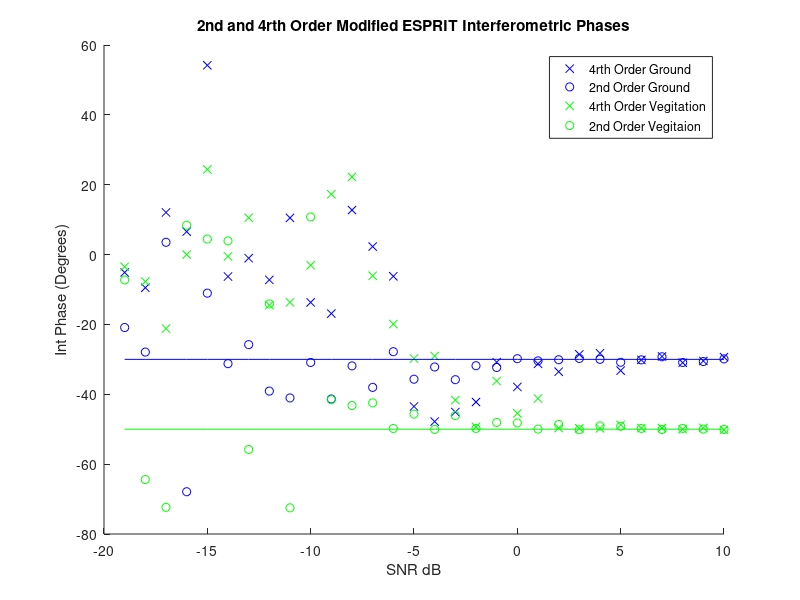

Write MATLAB code to recreate this figure.
%% Afric_Sim_test_ESPRIT
clc;clear;
%% Initializations
alpha = 1; %ground weighting factor
beta = 1;   %veg weighting factor
eye_optimal = 0.3737;

Pol_ground = [1;-1;0]./sqrt(2);
Pol_vegitation = [1;1;1]./sqrt(3);
G_O = 30;
ground_offset = G_O*pi/180; % ground interferomitry offset
V_O = 50;
vegitation_offset = V_O*pi/180;    % veg interferomitry offset

Averaged_samples = 10;
window_optimal = 81;    %size of window
SNR_samples = 30;
second_order = 3;

ground_phase_4=zeros(SNR_samples,1);
ground_mag_4=zeros(SNR_samples,1);
ground_phase_2=zeros(SNR_samples,1);
ground_mag_2=zeros(SNR_samples,1);

vegitation_phase_4=zeros(SNR_samples,1);
vegitation_mag_4=zeros(SNR_samples,1);
vegitation_phase_2=zeros(SNR_samples,1);
vegitation_mag_2=zeros(SNR_samples,1);

sort_ground_4 = zeros(2,1);
sort_vegetation_4 = zeros(2,1);

SNR = zeros(1,SNR_samples);
%% Matrix Construction
for SNR_sample = (1:SNR_samples);
    
    SNR(SNR_sample)=SNR_sample-20;
    Noise = (10^(-SNR(SNR_sample)/20))/sqrt(3);
    
    for unusedvariable = 1:Averaged_samples
        
        g =  Pol_ground*(sqrt(-2*log(1-rand(1,window_optimal))).*exp(1i*2*pi*rand(1,window_optimal)));
        v =  Pol_vegitation*(sqrt(-2*log(1-rand(1,window_optimal))).*exp(1i*2*pi*rand(1,window_optimal)));
        
        s1 = alpha*g + beta*v;
        s2 = alpha*exp(1i*ground_offset)*g + beta*exp(1i*vegitation_offset)*v;
        
        s1_Noise = s1 + Noise*sqrt(-2*log(1-rand(second_order,window_optimal))).*exp(1i*2*pi*rand(second_order,window_optimal));
        s2_Noise = s2 + Noise*sqrt(-2*log(1-rand(second_order,window_optimal))).*exp(1i*2*pi*rand(second_order,window_optimal));
        
        
        %% Fourth Order ESPRIT
        S1_4=[s1_Noise(1,:).*s1_Noise(1,:)
            s1_Noise(2,:).*s1_Noise(2,:)
            s1_Noise(3,:).*s1_Noise(3,:)
            s1_Noise(1,:).*s1_Noise(2,:)
            s1_Noise(1,:).*s1_Noise(3,:)
            s1_Noise(2,:).*s1_Noise(3,:)];
        
        S2_4=[s2_Noise(1,:).*s2_Noise(1,:)
            s2_Noise(2,:).*s2_Noise(2,:)
            s2_Noise(3,:).*s2_Noise(3,:)
            s2_Noise(1,:).*s2_Noise(2,:)
            s2_Noise(1,:).*s2_Noise(3,:)
            s2_Noise(2,:).*s2_Noise(3,:)];
        
        R1_4 = S1_4*S1_4'/window_optimal;
        R2_4 = S1_4*S2_4'/window_optimal;
        
        [eigenvec_4,eigenval_4] = eig(pinv(R1_4 + eye_optimal*eye(6))*R2_4);
        
        [~,srtABS_4] = sort(abs(diag(eigenval_4)),'descend');
        
        Largest_eigenvals_4 = [eigenval_4(srtABS_4(1),srtABS_4(1))
                               eigenval_4(srtABS_4(2),srtABS_4(2))
                               eigenval_4(srtABS_4(3),srtABS_4(3))];
        
        [~,srtANGLE_4] = sort(abs(angle(Largest_eigenvals_4)),'descend');
        
        sort_ground_4(1) = (abs(eigenval_4(srtABS_4(srtANGLE_4(1)),srtABS_4(srtANGLE_4(1)))))^2....
                          *(abs(eigenvec_4(1,srtABS_4(srtANGLE_4(1))))^2....
                          + abs(eigenvec_4(2,srtABS_4(srtANGLE_4(1))))^2....
                          + abs(eigenvec_4(4,srtABS_4(srtANGLE_4(1))))^2);
        
        sort_ground_4(2) = abs(eigenval_4(srtABS_4(srtANGLE_4(3)),srtABS_4(srtANGLE_4(3))))^2....
                         *(abs(eigenvec_4(1,srtABS_4(srtANGLE_4(3))))^2....
                         + abs(eigenvec_4(2,srtABS_4(srtANGLE_4(3))))^2....
                         + abs(eigenvec_4(4,srtABS_4(srtANGLE_4(3))))^2);

        if sort_ground_4(1) >= sort_ground_4(2)
            ground_phase_4(SNR_sample) = ground_phase_4(SNR_sample)....
                + 0.5*angle(eigenval_4(srtABS_4(srtANGLE_4(1)),srtABS_4(srtANGLE_4(1))))/Averaged_samples;
        else
            ground_phase_4(SNR_sample) = ground_phase_4(SNR_sample)....
                + 0.5*angle(eigenval_4(srtABS_4(srtANGLE_4(3)),srtABS_4(srtANGLE_4(3))))/Averaged_samples;
        end
        
        sort_vegetation_4(1) = (abs(eigenval_4(srtABS_4(srtANGLE_4(1)),srtABS_4(srtANGLE_4(1)))))^2....
                              *(abs(eigenvec_4(3,srtABS_4(srtANGLE_4(1))))^2....
                              + abs(eigenvec_4(5,srtABS_4(srtANGLE_4(1))))^2....
                              + abs(eigenvec_4(6,srtABS_4(srtANGLE_4(1))))^2);
        
        sort_vegetation_4(2) = (abs(eigenval_4(srtABS_4(srtANGLE_4(3)),srtABS_4(srtANGLE_4(3)))))^2....
                              *(abs(eigenvec_4(3,srtABS_4(srtANGLE_4(3))))^2....
                              + abs(eigenvec_4(5,srtABS_4(srtANGLE_4(3))))^2....
                              + abs(eigenvec_4(6,srtABS_4(srtANGLE_4(3))))^2);

        if sort_vegetation_4(1) >= sort_vegetation_4(2)
            vegitation_phase_4(SNR_sample) = vegitation_phase_4(SNR_sample)....
                + 0.5*angle(eigenval_4(srtABS_4(srtANGLE_4(1)),srtABS_4(srtANGLE_4(1))))/Averaged_samples;
        else
            vegitation_phase_4(SNR_sample) = vegitation_phase_4(SNR_sample)....
                + 0.5*angle(eigenval_4(srtABS_4(srtANGLE_4(3)),srtABS_4(srtANGLE_4(3))))/Averaged_samples;
        end     
        %% Second Order ESPRIT
        S1_2 = [s1_Noise(1,:)
            s1_Noise(2,:)
            s1_Noise(3,:)];
        
        S2_2 = [s2_Noise(1,:)
            s2_Noise(2,:)
            s2_Noise(3,:)];
        
        R1_2 = S1_2*S1_2'/window_optimal;
        R2_2 = S1_2*S2_2'/window_optimal;
        
        [eigenvec_2,eigenval_2] = eig(pinv(R1_2 + eye_optimal*eye(3))*R2_2);
        
        [~,srt_2]=sort(abs(diag(eigenval_2)),'descend');
        
        Leig_copol = abs(eigenvec_2(1,srt_2(1)))^2 + abs(eigenvec_2(2,srt_2(1)))^2;
        SLeig_copol = abs(eigenvec_2(1,srt_2(2)))^2 + abs(eigenvec_2(2,srt_2(2)))^2;
        
        if (Leig_copol >= SLeig_copol)
            
            ground_phase_2(SNR_sample) = ground_phase_2(SNR_sample)....
                + angle(eigenval_2(srt_2(1),srt_2(1)))/Averaged_samples;
            
            ground_mag_2(SNR_sample) = ground_mag_2(SNR_sample)....
                + abs(eigenval_2(srt_2(1),srt_2(1)))/Averaged_samples;
            
            vegitation_phase_2(SNR_sample) = vegitation_phase_2(SNR_sample)....
                + angle(eigenval_2(srt_2(2),srt_2(2)))/Averaged_samples;
            
            vegitation_mag_2(SNR_sample) = vegitation_mag_2(SNR_sample)....
                + abs(eigenval_2(srt_2(2),srt_2(2)))/Averaged_samples;
            
        else
            
            ground_phase_2(SNR_sample) = ground_phase_2(SNR_sample)....
                + angle(eigenval_2(srt_2(2),srt_2(2)))/Averaged_samples;
            
            ground_mag_2(SNR_sample) = ground_mag_2(SNR_sample)....
                + abs(eigenval_2(srt_2(2),srt_2(2)))/Averaged_samples;
            
            vegitation_phase_2(SNR_sample) = vegitation_phase_2(SNR_sample)....
                + angle(eigenval_2(srt_2(1),srt_2(1)))/Averaged_samples;
            
            vegitation_mag_2(SNR_sample) = vegitation_mag_2(SNR_sample)....
                + abs(eigenval_2(srt_2(1),srt_2(1)))/Averaged_samples;
            
        end
        
    end
end
%% Plotting Results

figure(1);
title('2nd and 4rth Order Modified ESPRIT Interferometric Phases');
xlabel('SNR dB');ylabel('Int Phase (Degrees)');
hold on;
plot(SNR,ground_phase_4*180/pi,'bx');
plot(SNR,ground_phase_2*180/pi,'bo');
plot(SNR,vegitation_phase_4*180/pi,'gx');
plot(SNR,vegitation_phase_2*180/pi,'go');
plot(SNR,-V_O*ones(1,SNR_samples),'g');
plot(SNR,-G_O*ones(1,SNR_samples),'b');
legend('4rth Order Ground','2nd Order Ground','4rth Order Vegitation','2nd Order Vegitaion','Location','northeast')
hold off
% 
% figure(2);title('RMS Error (dB)')
% plot(SNR,(ground_phase_est_fourth_mnsqrd),'black');
% xlabel('SNR');ylabel('RMS Error(dB)')

% figure(2)
% title('2nd and 4rth Order Modified ESPRIT Coherance');
% xlabel('SNR (dB)');ylabel('Maginitude')
% hold on;
% plot(SNR,ground_mag_4,'bx');
% plot(SNR,ground_mag_2,'bo');
% plot(SNR,vegitation_mag_4,'gx');
% plot(SNR,vegitation_mag_2,'go');
% legend('4rth Order Ground Coherance','2nd Order Ground Coherancee','4rth Order Vegitation Coherance','2nd Order Vegitation Coherancee','Location','southeast');
% hold off;